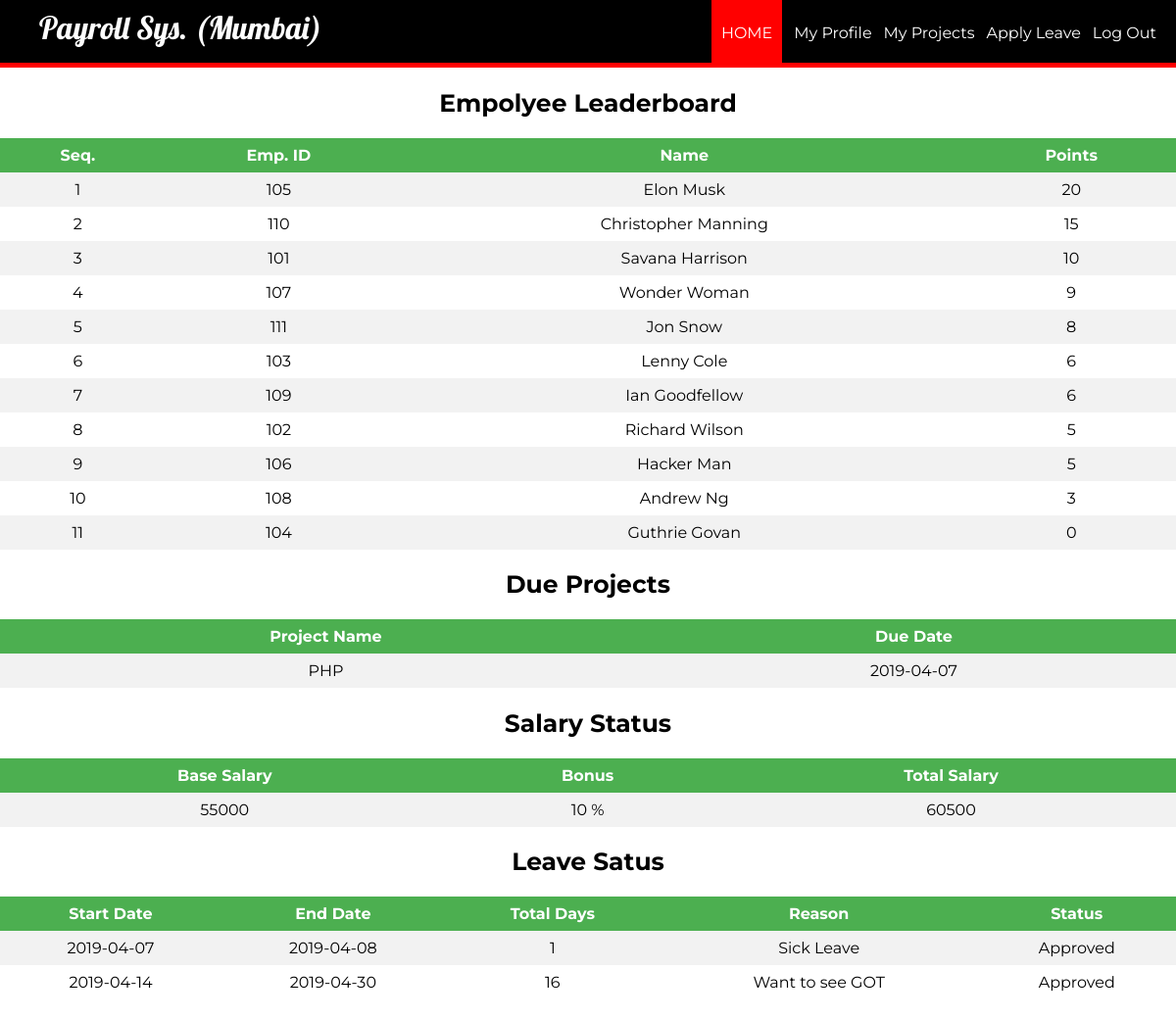
The page /mumbai/eloginwel.php?id=101 on the database its author committed.
### tables this page shows
CREATE TABLE `rank` (
  `eid` int(11) NOT NULL,
  `points` int(11) DEFAULT 0
);

CREATE TABLE `employee` (
  `id` int(11) NOT NULL,
  `firstName` varchar(100) NOT NULL,
  `lastName` varchar(100) NOT NULL,
  `email` varchar(100) NOT NULL,
  `password` text NOT NULL,
  `birthday` date NOT NULL,
  `gender` varchar(10) NOT NULL,
  `contact` varchar(20) NOT NULL,
  `nid` int(20) NOT NULL,
  `address` varchar(100) DEFAULT NULL,
  `dept` varchar(100) NOT NULL,
  `degree` varchar(100) NOT NULL,
  `pic` text NOT NULL
);

CREATE TABLE `project` (
  `pid` int(11) NOT NULL,
  `eid` int(11) DEFAULT NULL,
  `pname` varchar(100) DEFAULT NULL,
  `duedate` date DEFAULT NULL,
  `subdate` date DEFAULT '0000-00-00',
  `mark` int(11) NOT NULL,
  `status` varchar(50) DEFAULT NULL
);

CREATE TABLE `salary` (
  `id` int(11) NOT NULL,
  `base` int(11) NOT NULL,
  `bonus` int(11) DEFAULT NULL,
  `total` int(11) DEFAULT NULL
);

CREATE TABLE `employee_leave` (
  `id` int(11) DEFAULT NULL,
  `token` int(11) NOT NULL,
  `start` date DEFAULT NULL,
  `end` date DEFAULT NULL,
  `reason` char(100) DEFAULT NULL,
  `status` char(50) DEFAULT NULL
);

### mumbai/eloginwel.php (the view, shortened to what this page needs)
<?php
	$id = (isset($_GET['id']) ? $_GET['id'] : '');
	require_once ('process/dbh_mumbai.php');
	$sql = "SELECT id, firstName, lastName,  points FROM employee, rank WHERE rank.eid = employee.id order by rank.points desc";
	$sql1 = "SELECT `pname`, `duedate` FROM `project` WHERE eid = $id and status = 'Due'";
	$sql2 = "Select * From employee, employee_leave Where employee.id = $id and employee_leave.id = $id order by employee_leave.token";
	$sql3 = "SELECT * FROM `salary` WHERE id = $id";
$result = mysqli_query($conn, $sql);
$result1 = mysqli_query($conn, $sql1);
$result2 = mysqli_query($conn, $sql2);
$result3 = mysqli_query($conn, $sql3);
?>
<html>
<head>
	<link rel="stylesheet" type="text/css" href="styleemplogin.css">
</head>
<body>
	<header>
		<nav>
			<h1>Payroll Sys. (Mumbai)</h1>
			<ul id="navli">
				<li><a class="homered" href="eloginwel.php?id=<?php echo $id?>"">HOME</a></li>
				<li><a class="homeblack" href="myprofile.php?id=<?php echo $id?>"">My Profile</a></li>
				<li><a class="homeblack" href="empproject.php?id=<?php echo $id?>"">My Projects</a></li>
				<li><a class="homeblack" href="applyleave.php?id=<?php echo $id?>"">Apply Leave</a></li>
				<li><a class="homeblack" href="elogin.php">Log Out</a></li>
			</ul>
		</nav>
	</header>
	<div class="divider"></div>
	<div id="divimg">
	<div>
		    	<h2 style="font-family: 'Montserrat', sans-serif; font-size: 25px; text-align: center;">Empolyee Leaderboard </h2>
    	<table>
			<tr bgcolor="#000">
				<th align = "center">Seq.</th>
				<th align = "center">Emp. ID</th>
				<th align = "center">Name</th>
				<th align = "center">Points</th>
			</tr>
			<?php
				$seq = 1;
				while ($employee = mysqli_fetch_assoc($result)) {
					echo "<tr>";
					echo "<td>".$seq."</td>";
					echo "<td>".$employee['id']."</td>";
					echo "<td>".$employee['firstName']." ".$employee['lastName']."</td>";
					echo "<td>".$employee['points']."</td>";
					$seq+=1;
				}
			?>
		</table>
    	<h2 style="font-family: 'Montserrat', sans-serif; font-size: 25px; text-align: center;">Due Projects</h2>
    	<table>
			<tr>
				<th align = "center">Project Name</th>
				<th align = "center">Due Date</th>
			</tr>
			<?php
				while ($employee1 = mysqli_fetch_assoc($result1)) {
					echo "<tr>";
					echo "<td>".$employee1['pname']."</td>";
					echo "<td>".$employee1['duedate']."</td>";
				}
			?>
		</table>
		<h2 style="font-family: 'Montserrat', sans-serif; font-size: 25px; text-align: center;">Salary Status</h2>
    	<table>
			<tr>
				<th align = "center">Base Salary</th>
				<th align = "center">Bonus</th>
				<th align = "center">Total Salary</th>
			</tr>
			<?php
				while ($employee = mysqli_fetch_assoc($result3)) {
					echo "<tr>";
					echo "<td>".$employee['base']."</td>";
					echo "<td>".$employee['bonus']." %</td>";
					echo "<td>".$employee['total']."</td>";
				}
			?>
		</table>
		<h2 style="font-family: 'Montserrat', sans-serif; font-size: 25px; text-align: center;">Leave Satus</h2>
    	<table>
			<tr>
				<th align = "center">Start Date</th>
				<th align = "center">End Date</th>
				<th align = "center">Total Days</th>
				<th align = "center">Reason</th>
				<th align = "center">Status</th>
			</tr>
			<?php
				while ($employee = mysqli_fetch_assoc($result2)) {
					$date1 = new DateTime($employee['start']);
					$date2 = new DateTime($employee['end']);
					$interval = $date1->diff($date2);
					echo "<tr>";
					echo "<td>".$employee['start']."</td>";
					echo "<td>".$employee['end']."</td>";
					echo "<td>".$interval->days."</td>";
					echo "<td>".$employee['reason']."</td>";
					echo "<td>".$employee['status']."</td>";
				}
			?>
		</table>
<br>
<br>
<br>
<br>
<br>
	</div>
	</div>
</body>
</html>

### mumbai/styleemplogin.css (style rules this page uses)
body { margin: 0px; }
header { background: black; color: white; padding: 8px 20px 6px 40px; height: 50px; }
header h1 { display: inline; font-family: 'Lobster', cursive; font-weight: 400; font-size: 32px; float: left; margin-top: 0px; margin-right: 10px; }
nav ul { display: inline; padding: 0px; float: right; }
nav ul li { display: inline-block; list-style-type: none; color: white; float: left; margin-left: 12px; }
nav ul li a { color: white; text-decoration: none; }
#navli { font-family: 'Montserrat', sans-serif; }
.homered { background-color: red; padding: 30px 10px 22px 10px; }
.divider { background-color: red; height: 5px; }
table { margin: 0px; border-collapse: collapse; width: 100%; font-family: 'Montserrat', sans-serif; }
th, td { text-align: center; padding: 8px; }
tr:nth-child(even) { background-color: #f2f2f2 }
th { background-color: #4CAF50; color: white; }

### rows shown on the page
rank: eid "105", eid.firstName "Elon", eid.lastName "Musk", points "20"
rank: eid "110", eid.firstName "Christopher", eid.lastName "Manning", points "15"
rank: eid "101", eid.firstName "Savana", eid.lastName "Harrison", points "10"
rank: eid "107", eid.firstName "Wonder", eid.lastName "Woman", points "9"
rank: eid "111", eid.firstName "Jon", eid.lastName "Snow", points "8"
rank: eid "103", eid.firstName "Lenny", eid.lastName "Cole", points "6"
rank: eid "109", eid.firstName "Ian", eid.lastName "Goodfellow", points "6"
rank: eid "102", eid.firstName "Richard", eid.lastName "Wilson", points "5"
rank: eid "106", eid.firstName "Hacker", eid.lastName "Man", points "5"
rank: eid "108", eid.firstName "Andrew", eid.lastName "Ng", points "3"
rank: eid "104", eid.firstName "Guthrie", eid.lastName "Govan", points "0"
project: pname "PHP", duedate "2019-04-07"
salary: base "55000", bonus "10", total "60500"
employee_leave: start "2019-04-07", end "2019-04-08", start+end "1", reason "Sick Leave", status "Approved"
employee_leave: start "2019-04-14", end "2019-04-30", start+end "16", reason "Want to see GOT", status "Approved"
